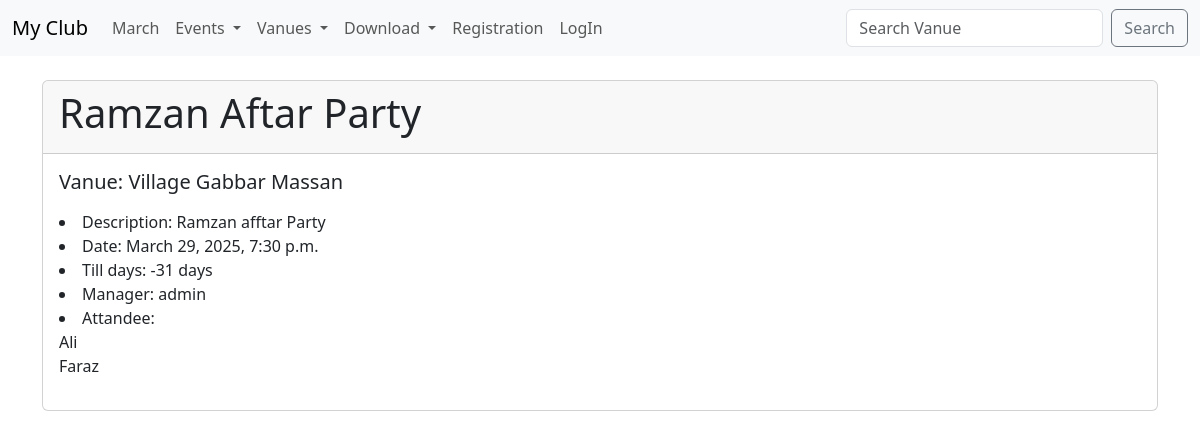
Page /show_event/4 on the committed database.
### event/models.py (models this page shows, shortened)
class Event(models.Model):
    title = models.CharField(max_length=200)
    description = models.TextField(blank=True)
    date = models.DateTimeField()
    created = models.DateTimeField(auto_now_add=True)
    updated = models.DateTimeField(auto_now=True)
    manager = models.ForeignKey(User, on_delete=models.SET_NULL, null=True, blank=True)
    vanue = models.ForeignKey(Vanue, on_delete=models.CASCADE, related_name='event')
    attend = models.ManyToManyField(MyUser, blank=True)
    aproved = models.BooleanField(default=False)
    @property
    def days_till(self):
        today = date.today()
        till_days = self.date.date() - today
        days = str(till_days).split(",",1)[0]
        return days

class Vanue(models.Model):
    name = models.CharField(max_length=200)
    address = models.TextField()
    phone = models.CharField(max_length=15, blank=True)
    map_reference = models.CharField(max_length=50)
    owner = models.IntegerField("Vanue Owner", blank=False, default=1)
    image = models.ImageField(upload_to='images/', blank=True, null=True)
    def __str__(self):
        return self.name

class MyUser(models.Model):
    firstname = models.CharField(max_length=100)
    lastname = models.CharField(max_length=100)
    email = models.EmailField()

### event/views.py (the view)
# urls.py: path('show_event/<int:event_id>', views.show_event, name='show_event'),
def show_event(request, event_id):
    events = Event.objects.get(pk=event_id)
    return render(request, 'events/show_event.html',{'event':events})

### event/templates/events/show_event.html (shortened to what this page needs)
{% extends 'events/index.html'%}
{% block body %}
<div class="card" style="margin-bottom: 20px;">
    <div class="card-header">
        <h1>{{event.title}}</h1>
    </div>
    <div class="card-body">
      <h5 class="card-title"> Vanue: {{event.vanue}}</h5>
      <p class="card-text">
        <li>Description: {{event.description}}</li>
        <li>Date: {{event.date}}</li>
        <li>Till days: {{event.days_till}}</li>
        <li>Manager: {{event.manager}}</li>
        <li>
            Attandee:
        {% for attand in event.attend.all %}
        <br>
           {{attand.firstname}} {{attend.lastname}}
            {% endfor %}
        </li>
    </p>
    </div>
  </div>
    {%endblock%}

### rows in the picture
Event: title "Ramzan Aftar Party", vanue "Village Gabbar Massan", description "Ramzan afftar Party", date "March 29, 2025, 7:30 p.m.", days_till "-31 days", manager "admin"
MyUser: firstname "Ali"
MyUser: firstname "Faraz"
